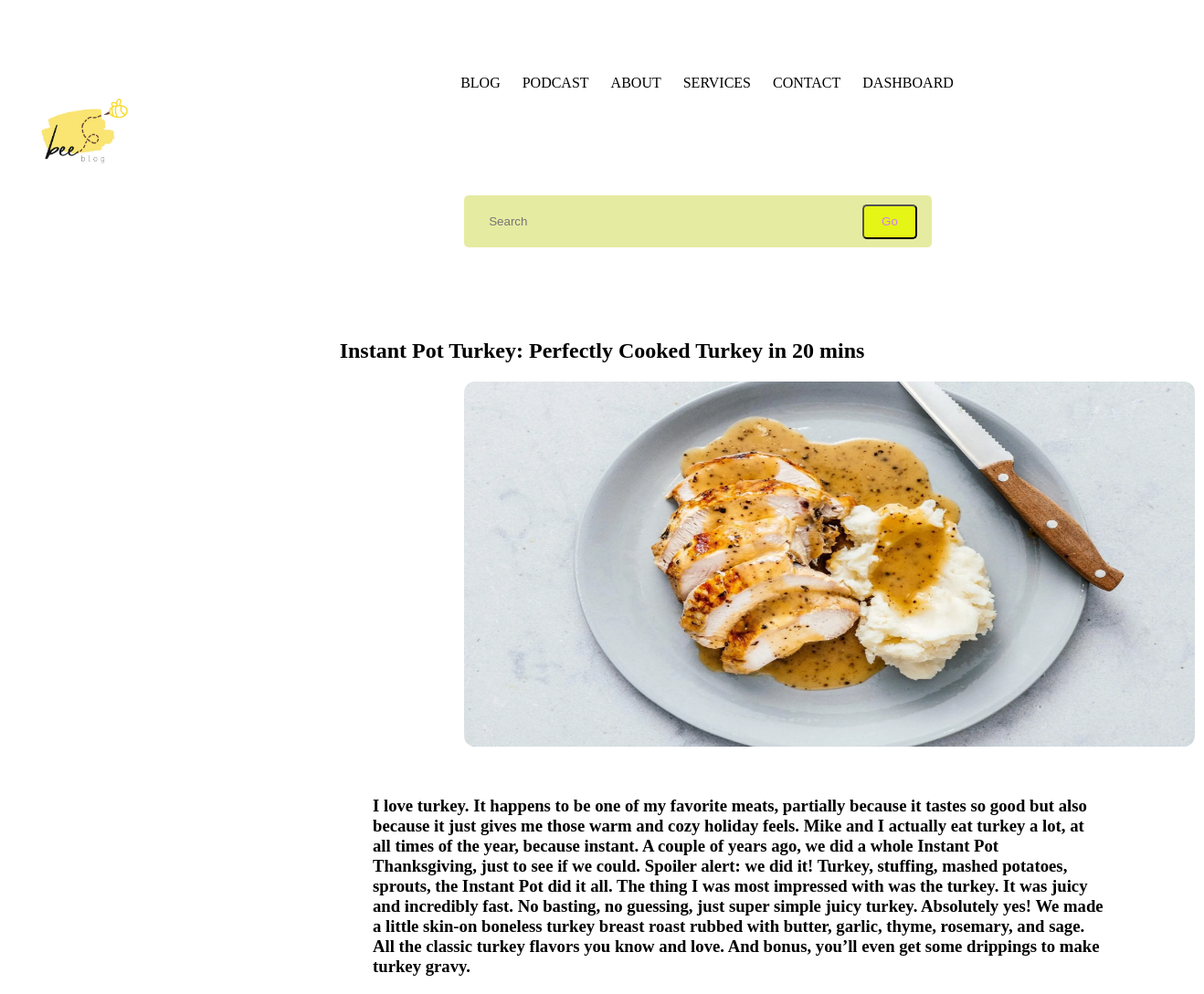
The app's page /site/post-details.php?id=2 with its own data.
### tables this page shows
CREATE TABLE `post` (
  `id` int(11) NOT NULL,
  `content` varchar(10000) NOT NULL,
  `thumbnail` varchar(255) NOT NULL,
  `title` varchar(255) NOT NULL,
  `sub_title` varchar(255) NOT NULL,
  `categoryID` int(11) NOT NULL,
  `userID` int(11) NOT NULL
);

### site/model/config.php (called while the page is built, shortened)
<?php
function connect($query)
{
    $connection = new PDO("mysql:host=localhost;dbname=bee-blog;charset=utf8", "root", "");
    $stmt = $connection->prepare($query);
    $stmt->execute();
    return $stmt;
}
function getOne($query)
{
    $result = connect($query)->fetch();
    return $result;
}
?>

### site/post-details.php (the view, shortened to what this page needs)
<?php
include "./model/config.php";
$id = $_GET["id"];
$query = "select * from post where id=$id";
$item = getOne($query);
?>
<!DOCTYPE html>
<html lang="en">
<head>
</head>
<body>
    <div class="container">
        <header>
            <div class="logo">
                <img src="../public/image/logo-bee-blog.png" alt="">
            </div>
            <menu>
                <ul>
                    <li><a href="index.php">BLOG</a></li>
                    <li><a href="#">PODCAST</a></li>
                    <li><a href="#">ABOUT</a></li>
                    <li><a href="#">SERVICES</a></li>
                    <li><a href="#">CONTACT</a></li>
                    <li><a href="../admin/index.php">DASHBOARD</a></li>
                </ul>
            </menu>
        </header>
        <main>
            <section class="search_bar">
                <form class="container search_bar-container" action="">
                    <div>
                        <input type="search" name="" id="" placeholder="Search">
                    </div>
                    <button type="submit">Go</button>
                </form>
            </section>
            <div class="post">
                <div class="title">
                    <h2><?php echo $item["title"] ?></h2>
                </div>
                <div class="thumbnail">
                    <img src="../public/image/<?php echo $item["thumbnail"]; ?>" alt="">
                </div>
                <div class="desc">
                    <div class="content">
                        <h3><?php echo $item["content"] ?></h3>
                    </div>
                </div>
            </div>
        </main>
    </div>
</body>
</html>

### site/post-details.php (style rules this page uses)
header { display: flex; justify-content: space-between; margin-top: 50px; }
.logo img { width: 150px; height: 150px; }
li { display: inline-block; padding: 0px 10px; }
a { text-decoration: none; color: black; }
.search_bar { margin-top: 10px; margin-left: 500px; }
.search_bar-container { position: relative; width: 30rem; background-color: #e6eba2; display: flex; align-items: center; justify-content: space-between; overflow: hidden; padding: 0.6rem 1rem; border-radius: 5px; color: #ce7cf5; }
.search_bar-container>div { width: 100%; display: flex; align-items: center; }
.search_bar input { background-color: transparent; border: none; margin-left: 0.7rem; padding: 0.5rem 0; width: 100%; }
.search_bar button { display: inline-block; width: fit-content; background-color: #e5f516; padding: 0.6rem 1.2rem; border-radius: 5px; cursor: pointer; transition: var(--transition); color: var(--color-white); }
.post { margin-top: 100px; }
.thumbnail img { width: 800px; height: 400px; border-radius: 12px; margin-left: 500px; }
.title { text-align: center; }
.content { text-align: left; width: 800px; margin-top: 50px; margin-left: 400px; }

### records on screen
post: title "Instant Pot Turkey: Perfectly Cooked Turkey in 20 mins", thumbnail (picture), content "I love turkey. It happens to be one of my favorite meats, partially because it tastes so good but also because it just gives me those warm and cozy holiday feels. Mike and I actually eat turkey a lot, at all times of the year, because instant. A couple of years ago, we did a whole Instant Pot Thanksgiving, just to see if we could. Spoiler alert: we did it! Turkey, stuffing, mashed potatoes, sprouts, the Instant Pot did it all. The thing I was most impressed with was the turkey. It was juicy and incredibly fast. No basting, no guessing, just super simple juicy turkey. Absolutely yes! We made a little skin-on boneless turkey breast roast rubbed with butter, garlic, thyme, rosemary, and sage.…"
